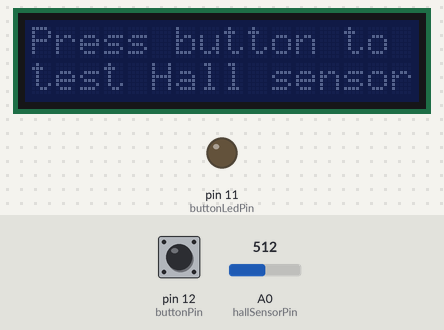
A sketch run on a simulated Arduino Uno, built with avr-gcc and run on an emulated ATmega328P. On the bench: 16×2 character LCD, output pins drawn as LEDs (lit = HIGH). The inputs (shaded band) are chosen by the test bench; at power-on: pin 12 (buttonPin) HIGH, A0 (hallSensorPin) = 512.

Above: at 1.9 s.
2.0 s: pin 12 (buttonPin) pulled LOW for 0.15 s
At 2.8 s:
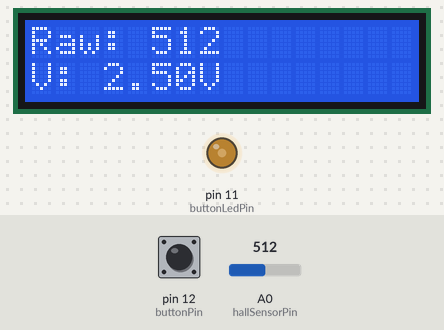
3.6 s: A0 (hallSensorPin) set to 716
At 4.4 s:
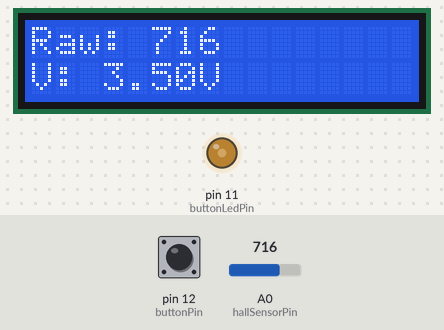
5.1 s: A0 (hallSensorPin) set to 900
At 5.6 s:
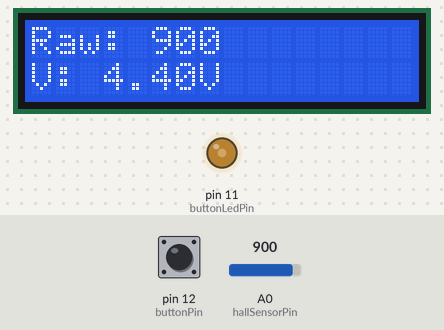
6.6 s: pin 12 (buttonPin) pulled LOW for 1 s
At 7.4 s:
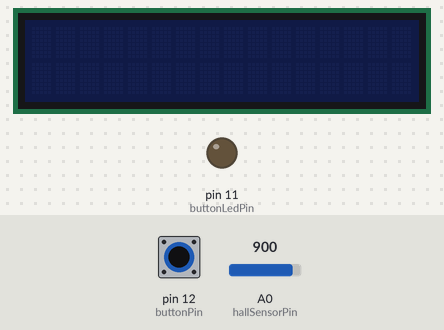
9.1 s: pin 12 (buttonPin) pulled LOW for 3.2 s
At 9.5 s:
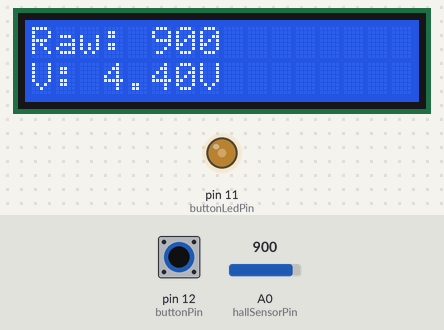
13.8 s: A0 (hallSensorPin) set to 1023
At 14.7 s:
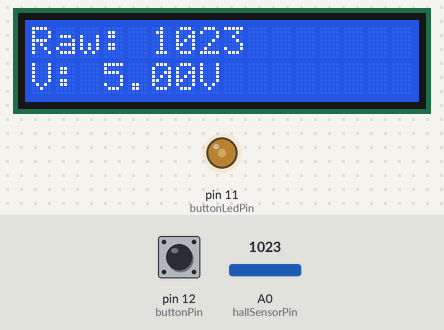
Timing chart, 0 to 16.3 s (numbered marks = the images above; inputs shaded):
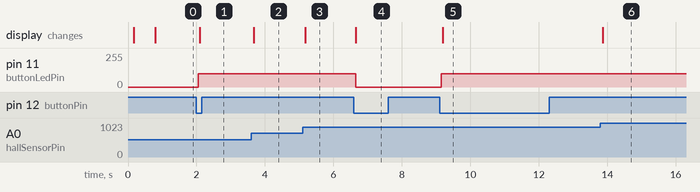

Measured:
- after the input at 2.0 s, pin 11 (buttonLedPin): 0/255 → 100/255 after 0.05 s; the display: changes after 0.09 s (image 1)
- after the input at 3.6 s, the display: changes after 0.07 s (image 2)
- after the input at 5.1 s, the display: changes after 0.07 s (image 3)
- after the input at 6.6 s, pin 11 (buttonLedPin): 100/255 → 0/255 after 0.05 s; the display: changes after 0.06 s (image 4)
- after the input at 9.1 s, pin 11 (buttonLedPin): 0/255 → 100/255 after 0.05 s; the display: changes after 0.09 s (image 5)
- after the input at 13.8 s, the display: changes after 0.07 s (image 6)

The sketch:

linear_hall_effect_test.ino
```cpp
// Include library for LCD
#include <LiquidCrystal_I2C.h>

// Create LCD object: address 0x27, 16 columns, 2 rows
LiquidCrystal_I2C lcd(0x27, 16, 2);

// Define pin connections
const int buttonPin = 12;        // Button switch
const int buttonLedPin = 11;     // Button LED
const int hallSensorPin = A0;    // SS49E Hall sensor output

// Set the LED brightness level (0-255)
const int ledBrightness = 100;

// Toggle state variables
bool displayOn = false;
bool lastButtonState = HIGH;
bool buttonState = HIGH;
unsigned long lastDebounceTime = 0;
unsigned long debounceDelay = 50;

// Display update timing
unsigned long lastDisplayUpdate = 0;
unsigned long displayUpdateInterval = 100;

// Track if we need to redraw the static text
bool needsRedraw = true;

void setup() {
  // Small delay to let power stabilize
  delay(100);

  // Initialize the LCD
  lcd.init();
  delay(500);

  // Configure pins
  pinMode(buttonPin, INPUT_PULLUP);
  pinMode(buttonLedPin, OUTPUT);
  pinMode(hallSensorPin, INPUT);

  // Start with button LED OFF
  analogWrite(buttonLedPin, 0);

  // Start with LCD backlight OFF
  lcd.noBacklight();

  delay(100);

  // Display welcome message
  lcd.setCursor(0, 0);
  lcd.print("Press button to");
  lcd.setCursor(0, 1);
  lcd.print("test Hall sensor");
}

void loop() {
  // Read the current button state
  int reading = digitalRead(buttonPin);

  // Button debouncing
  if (reading != lastButtonState) {
    lastDebounceTime = millis();
  }

  if ((millis() - lastDebounceTime) > debounceDelay) {
    if (reading != buttonState) {
      buttonState = reading;

      if (buttonState == LOW) {
        // Toggle display
        displayOn = !displayOn;

        if (displayOn) {
          analogWrite(buttonLedPin, ledBrightness);
          lcd.backlight();
          needsRedraw = true;  // Flag to redraw static text
          lastDisplayUpdate = 0;
        } else {
          analogWrite(buttonLedPin, 0);
          lcd.noBacklight();
          lcd.clear();
        }
      }
    }
  }

  lastButtonState = reading;

  // Update display if it's on
  if (displayOn) {
    if (millis() - lastDisplayUpdate >= displayUpdateInterval) {
      lastDisplayUpdate = millis();

      // Read Hall sensor
      int rawValue = analogRead(hallSensorPin);
      float voltage = rawValue * (5.0 / 1023.0);

      // Only draw static text once when display turns on
      if (needsRedraw) {
        lcd.clear();
        lcd.setCursor(0, 0);
        lcd.print("Raw:     ");
        lcd.setCursor(0, 1);
        lcd.print("V:       ");
        needsRedraw = false;
      }

      // Update only the changing numbers (no clear, no flicker!)
      lcd.setCursor(5, 0);
      lcd.print("    ");  // Clear old number area
      lcd.setCursor(5, 0);
      lcd.print(rawValue);

      lcd.setCursor(3, 1);
      lcd.print("     ");  // Clear old number area
      lcd.setCursor(3, 1);
      lcd.print(voltage, 2);
      lcd.print("V");
    }
  }
}
```
